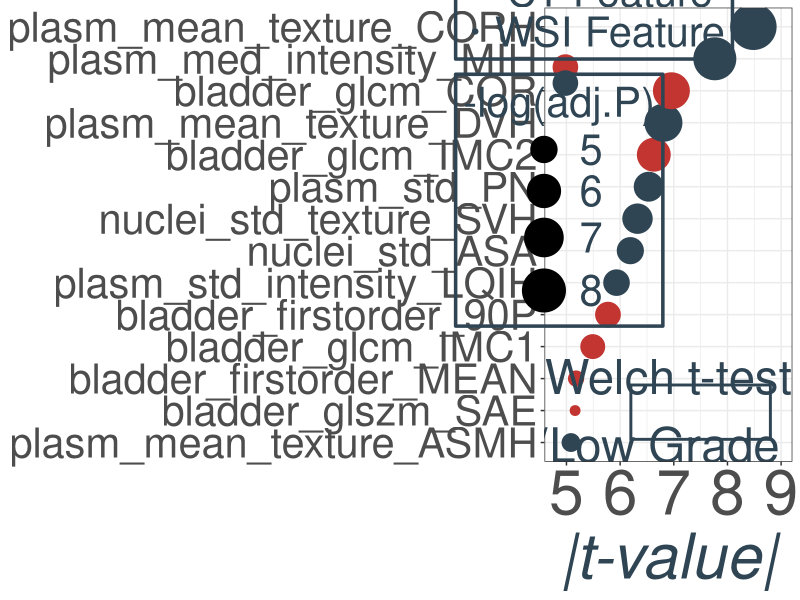
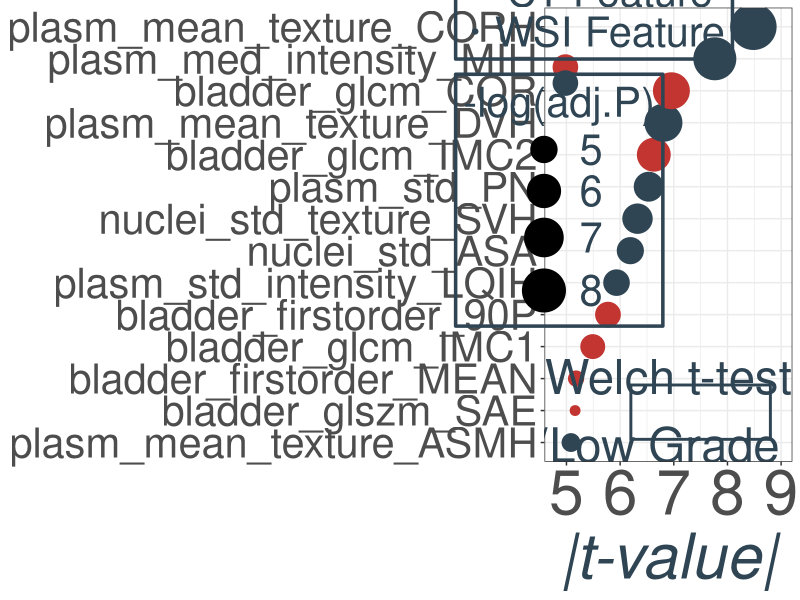
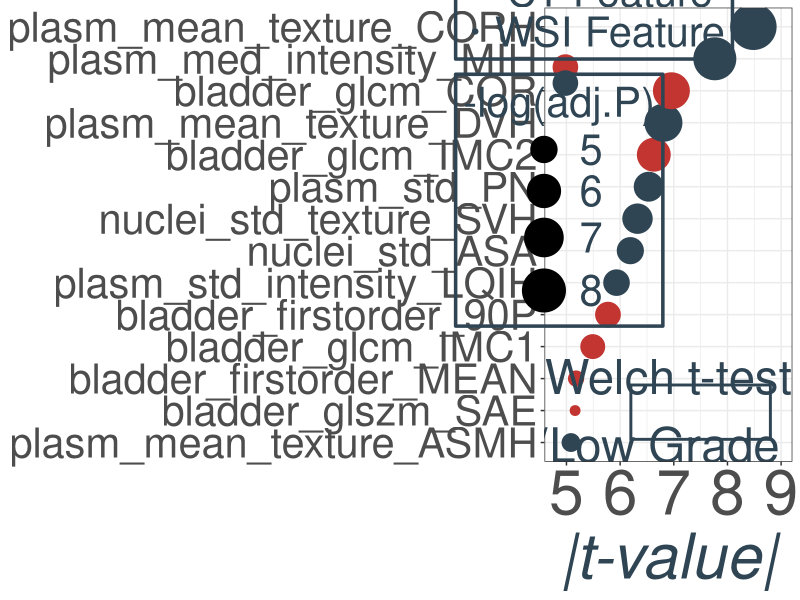

The R script that drew these images, in order:
##--draw plot for 
library(ggplot2)

setwd('/media/wukai/AI_Team_03/Bladder_project/FeatureAssociations')
##-load data
datatable = read.table('grade_pval_res.txt', sep = '\t', header = TRUE)

##- filter and precess
resSig = datatable[which(datatable$adj.p.val < 0.05),]
resSig$t.val = abs(resSig$t.val) #
resSig = resSig[order(resSig$t.val, decreasing = TRUE),]
resSig = resSig[which(resSig$t.val > 5),]
# sample index
ct_idx = sort(sample(grep('bladder|cancer', resSig$feature_name), 7, replace = FALSE)) # 10 14 26 27 30 35 36
wsi_idx = sort(sample(grep('plasm|nuclei', resSig$feature_name), 8, replace = FALSE)) # 2  5 12 18 20 21 24 37

resNeed = resSig[c(2,5,12, 18, 20, 21, 24, 37, 10, 14, 26, 27, 30, 35, 36),] 
resNeed$log.adj.p =  -log10(resNeed$adj.p.val)
resNeed = resNeed[order(resNeed$t.val, decreasing = FALSE),]
type = c()
type[grep('bladder|cancer', resNeed$feature_name)] = 'CT Feature'
type[grep('plasm|nuclei', resNeed$feature_name)] = 'WSI Feature'
resNeed$type = type

resNeed$feature_name = c('plasm_mean_texture_ASMH',# [1] "Mean_plasm_Texture_AngularSecondMoment_Hematoxylin_3_00_256"
                         'bladder_glszm_SAE', # [2] "bladder_glszm_SmallAreaEmphasis" 
                         'bladder_firstorder_MEAN',# [3] "bladder_firstorder_Mean"
                         'bladder_glcm_IMC1',# [4] "bladder_glcm_Imc1"   
                         'bladder_firstorder_90P',# [5] "bladder_firstorder_90Percentile" 
                         'bladder_firstorder_RMS',# [6] "bladder_firstorder_RootMeanSquared"  
                         'plasm_std_intensity_LQIH',# [7] "StDev_plasm_Intensity_LowerQuartileIntensity_Hematoxylin"   
                         'nuclei_std_ASA',# [8] "StDev_nuclei_AreaShape_Area"
                         'nuclei_std_texture_SVH',# [9] "StDev_nuclei_Texture_SumVariance_Hematoxylin_3_00_256"   
                         'plasm_std_PN',# [10] "StDev_plasm_Parent_nuclei" 
                         'bladder_glcm_IMC2',# [11] "bladder_glcm_Imc2" 
                         'plasm_mean_texture_DVH',# [12] "Mean_plasm_Texture_DifferenceVariance_Hematoxylin_3_00_256" 
                         'bladder_glcm_COR',# [13] "bladder_glcm_Correlation"  
                         'plasm_med_intensity_MIH',# [14] "Median_plasm_Intensity_MaxIntensity_Hematoxylin"
                         'plasm_mean_texture_CORH'# [15] "Mean_plasm_Texture_Correlation_Hematoxylin_3_00_256"
                          )
resNeed = resNeed[-6,]
resNeed$feature_name = factor(resNeed$feature_name, levels = resNeed$feature_name)


point1 = data.frame(x = 4.98, y = 12.74)
point2 = data.frame(x = 4.98, y = 12.24)
rect = data.frame(x = c(6.2,6.2,8.8,8.8),
                  y = c(1.1,2.8,2.8,1.1))

##-plot
ggplot(data = resNeed)+
  geom_point(aes(x = t.val, y = feature_name, size = log.adj.p, color = type))+
  scale_size(name = '-log(adj.P)', range=c(3,15))+
  scale_colour_manual(values = c('#C23531', '#2F4554'))+
  labs(
        x = '|t-value|',
       col = 'MultiModel')+
  geom_polygon(data = rect, aes(x=x , y=y), fill = NA, color = '#2F4554',size = 1)+
  annotate('text', x = 7.5, y = 2, label = 'Welch t-test on\n High/Low Grade Samples', 
           size = 12, color = '#2F4554')+
  xlim(4.8, 9)+
  theme_bw()+
  theme(plot.title = element_text(size = 55,hjust = 0.5),
        axis.text.x = element_text(size =45),
        axis.text.y = element_text(size =30),
        axis.title.x = element_text(size = 45, color = '#2F4554', face = 'italic'),
        axis.title.y = element_blank(),
        legend.title = element_text(size = 30, color = '#2F4554', hjust = 0.5),
        legend.text = element_text(size = 30, color = '#2F4554', hjust = 0.5),
        legend.background = element_rect(fill = NA, color = '#2F4554', size = 1.2),
        legend.key = element_rect(fill = NA, colour = NA),
        legend.position = c(0.2,0.75))+
  geom_point(data = point1, aes(x = x, y = y), size = 8, color = '#C23531')+
  geom_point(data = point2, aes(x = x, y = y), size = 8, color = '#2F4554')
  
ggsave('t_test_bubble_plot.pdf', device = 'pdf', width = 16, height = 12, dpi = 300)
ggsave('t_test_bubble_plot.jpg', device = 'jpeg', width = 16, height = 12, dpi = 300)
